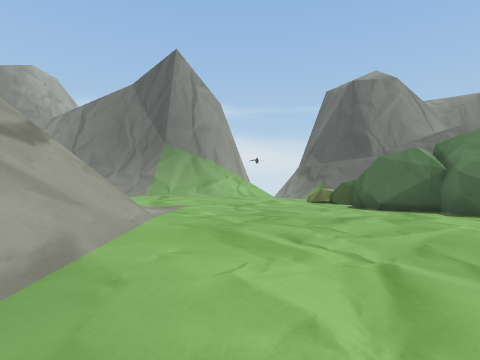
view 1 (above)

20 first-person views from a walk through a Unity game level. The camera is 1.4 m above the floor, looks level and sees 80° across. The floor is counted in squares, 2 m on a side. Each view is taken from the middle of a square. On the plan, view 1 faces up. The plan holds only what a view shows up to about 10 squares ahead; the rest is blank. The place goes on beyond the plan. Some trees and plants on the terrain are drawn as simple stand-ins. The player is left out.

view 2
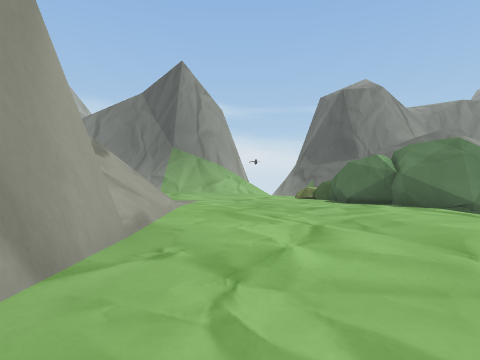

view 3
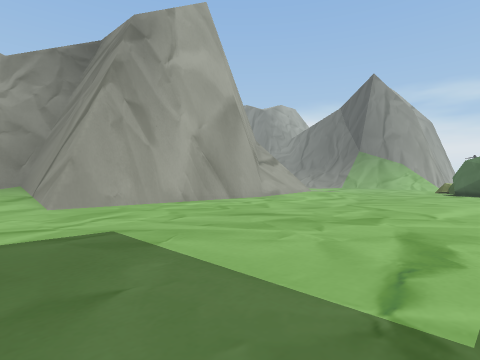

view 4
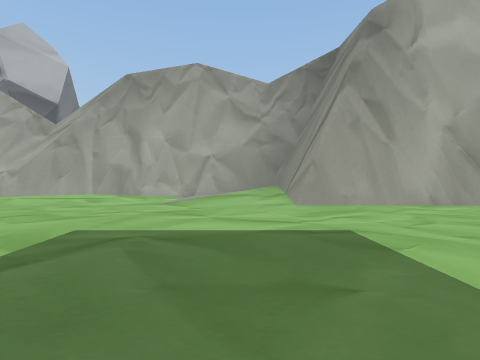

view 5
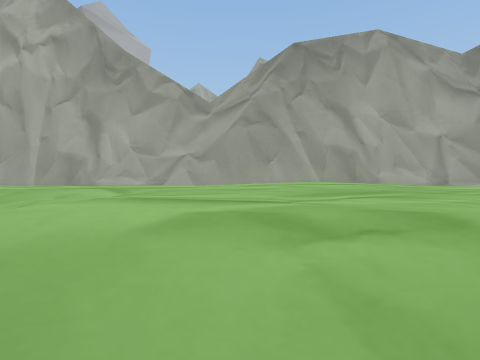

view 6
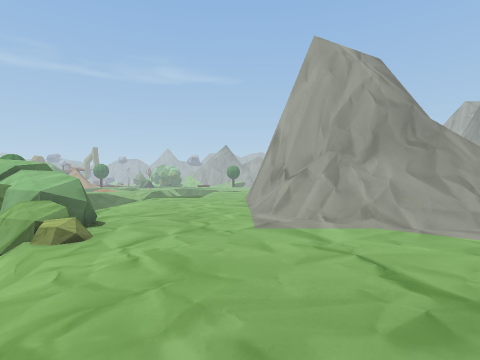

view 7
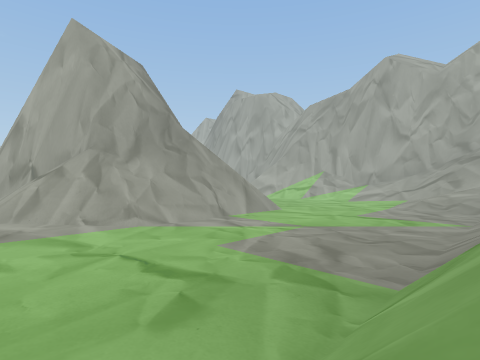

view 8
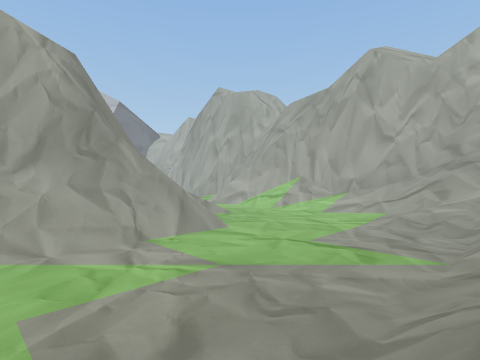

view 9
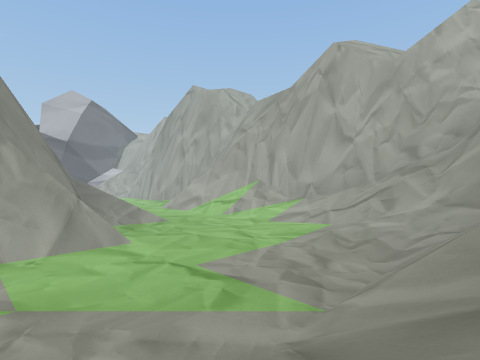

view 10
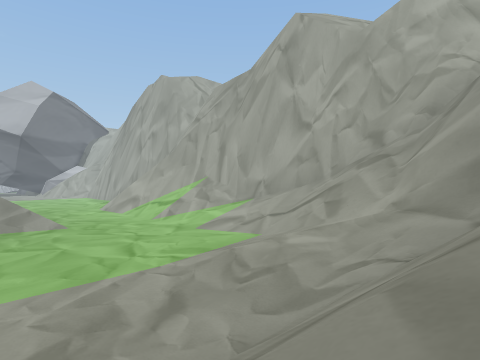

view 11
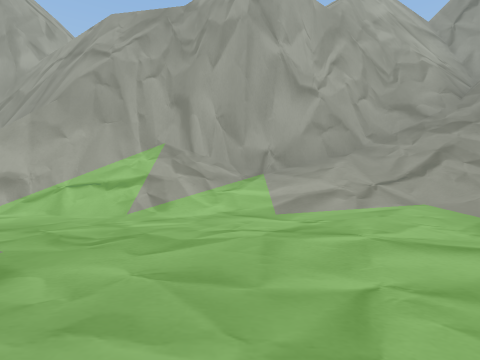

view 12
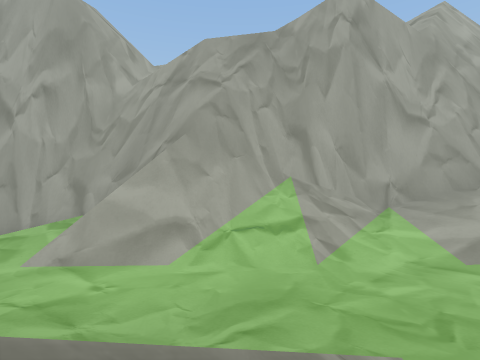

view 13
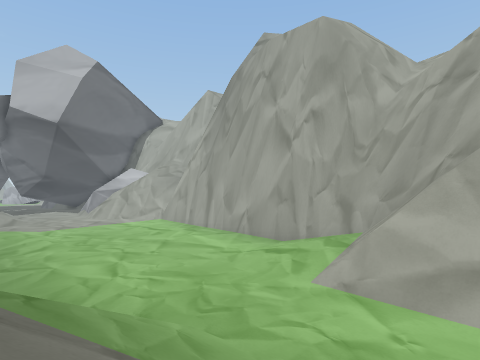

view 14
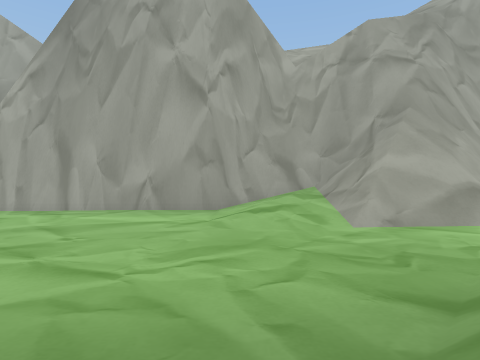

view 15
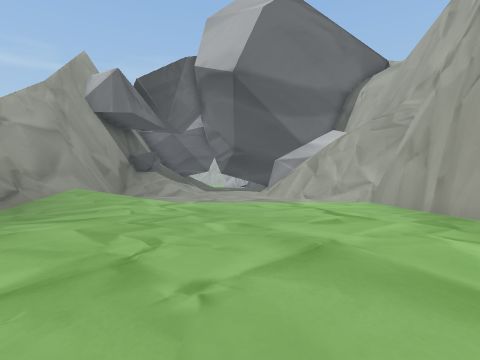

view 16
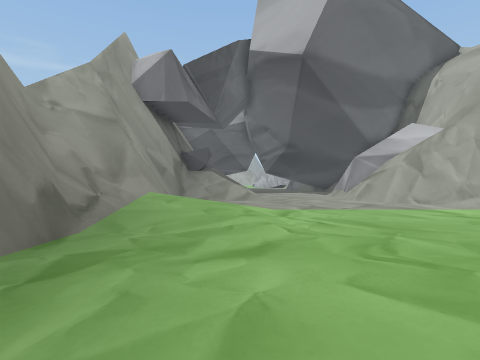

view 17
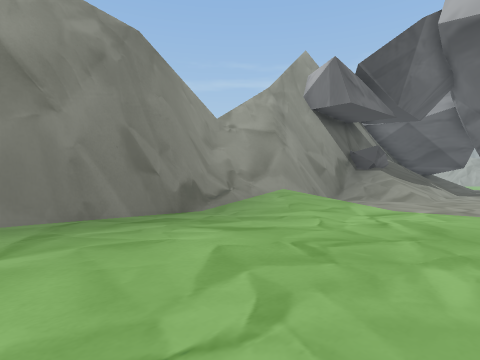

view 18
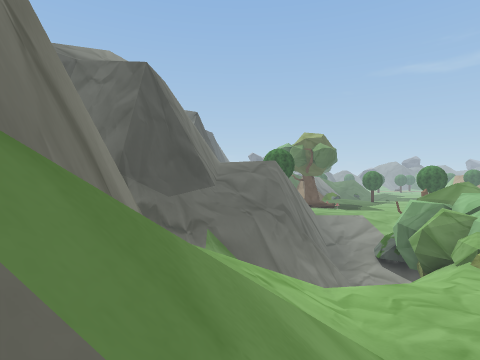

view 19
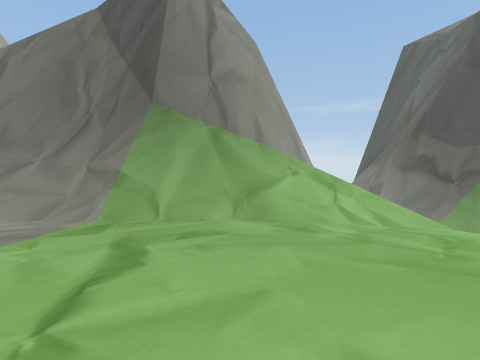

view 20
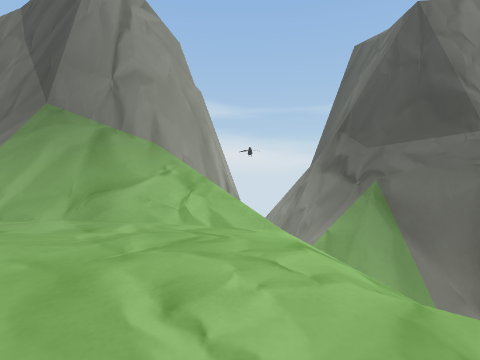

### Floor plan
Key: @ floor where view 1 was taken; # wall or solid block; . main floor; : floor 0.25 m higher than the main floor; - floor 0.25 m lower than the main floor; + floor 0.5 m higher than the main floor; _ floor 0.5 m lower than the main floor; * floor 0.75 m higher than the main floor; % floor 1 m higher than the main floor; / step, stairs or slope; = window, fence, low wall or low ledge; v drop or lower ground; T tree.
Columns run from 21 left of view 1 to 5 right of it. Each row starts with its distance up from view 1.
 19                      #v vvv
 18             ##########v vvv
 17             #########   vvv
 16        //////////////v   vv
 15 #####/////////////////v  v#
 14 #===#//////......///////  #
 13 #=/////...............-//
 12 #=/////................//
 11 ##///+:................//
 10 ##///+:.................///
  9  #///::................/TTT
  8  #//....................TTT
  7  #/+.......###=//=......TTT
  6  #//.......  ##=/##.......T
  5  #//......   ###=v#=:.....T
  4  #///...//    ####//:...../
  3  ##//...///      ##/......
  2  ###/...  /       ##......
  1  #/##...           #......
  0  #/##...///        #.@....
 -1  #//=...///        #....../
 -2  #%+....///        #....../
 -3  #*+...../         #....../
 -4  #++..... /     ####....../
 -5  #........      #*+:....../
 -6  #........      #++:....../
 -7  #.........#    #:::......
 -8  #.........#    #......//
 -9  #.........#    #....../
-10  #.........#    #......
-11  #.........##   #:.....
-12  #......:::/##  #:...../
-13  #......:++//####......//
-14  #......:+*///==#....../
-15  #.......:/####// ..-_
-16  ##......./#####/ ..-_
-17   ## ..... #   ## ..-

Positions as (right, up) in squares from view 1, and headings:
1: (0, 0), facing up
2: (0, -2), facing up
3: (5, -6), facing up-left
4: (5, -6), facing left
5: (3, -13), facing left
6: (-1, 15), facing down
7: (-1, 15), facing down-left
8: (-4, 15), facing down-left
9: (-7, 16), facing down-left
10: (-11, 16), facing down-left
11: (-11, 7), facing left
12: (-11, 3), facing left
13: (-11, 2), facing down-left
14: (-11, -4), facing left
15: (-16, -5), facing down
16: (-13, -7), facing down
17: (-16, -7), facing down-right
18: (-5, 16), facing right
19: (-2, 9), facing up
20: (1, 9), facing up
